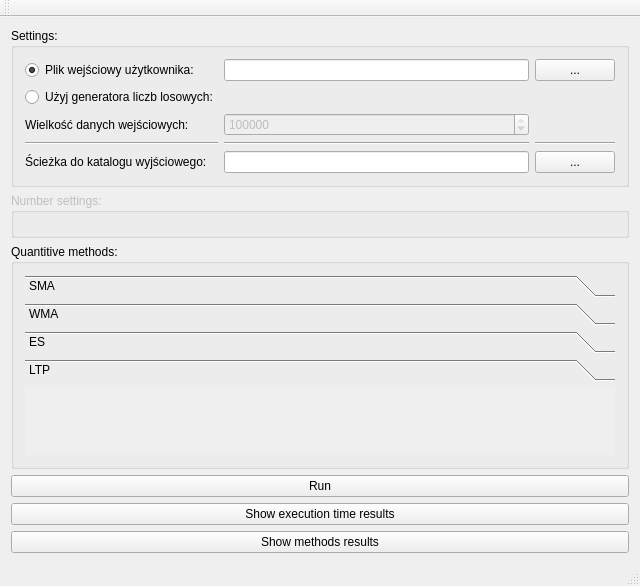
<?xml version="1.0" encoding="UTF-8"?>
<ui version="4.0">
 <class>MainWindow</class>
 <widget class="QMainWindow" name="MainWindow">
  <property name="geometry">
   <rect>
    <x>0</x>
    <y>0</y>
    <width>640</width>
    <height>516</height>
   </rect>
  </property>
  <property name="windowTitle">
   <string>Praca dyplomowa: Mykhailo Butkevych</string>
  </property>
  <widget class="QWidget" name="centralWidget">
   <layout class="QVBoxLayout" name="verticalLayout">
    <item>
     <widget class="QGroupBox" name="genSettings_GrBox">
      <property name="sizePolicy">
       <sizepolicy hsizetype="Preferred" vsizetype="Fixed">
        <horstretch>0</horstretch>
        <verstretch>40</verstretch>
       </sizepolicy>
      </property>
      <property name="title">
       <string>Settings:</string>
      </property>
      <layout class="QGridLayout" name="gridLayout">
       <item row="0" column="0">
        <widget class="QRadioButton" name="customFile_RadBtn">
         <property name="text">
          <string>Plik wejściowy użytkownika:</string>
         </property>
         <property name="checked">
          <bool>true</bool>
         </property>
        </widget>
       </item>
       <item row="2" column="0">
        <widget class="QLabel" name="label">
         <property name="text">
          <string>Wielkość danych wejściowych:</string>
         </property>
        </widget>
       </item>
       <item row="4" column="4">
        <widget class="QPushButton" name="outputFilePath_Btn">
         <property name="enabled">
          <bool>true</bool>
         </property>
         <property name="text">
          <string>...</string>
         </property>
        </widget>
       </item>
       <item row="0" column="1">
        <widget class="QLineEdit" name="customFilePath_LnEdit"/>
       </item>
       <item row="0" column="4">
        <widget class="QPushButton" name="customFilePath_Btn">
         <property name="text">
          <string>...</string>
         </property>
        </widget>
       </item>
       <item row="2" column="1">
        <widget class="QSpinBox" name="genInputSize_SpBox">
         <property name="enabled">
          <bool>false</bool>
         </property>
         <property name="maximum">
          <number>1000000</number>
         </property>
         <property name="value">
          <number>100000</number>
         </property>
        </widget>
       </item>
       <item row="4" column="0">
        <widget class="QLabel" name="label_2">
         <property name="text">
          <string>Ścieżka do katalogu wyjściowego:</string>
         </property>
        </widget>
       </item>
       <item row="1" column="0">
        <widget class="QRadioButton" name="randomGenerator_RadBtn">
         <property name="text">
          <string>Użyj generatora liczb losowych:</string>
         </property>
        </widget>
       </item>
       <item row="4" column="1">
        <widget class="QLineEdit" name="outputFilePath_LnEdit">
         <property name="enabled">
          <bool>true</bool>
         </property>
        </widget>
       </item>
       <item row="3" column="0">
        <widget class="Line" name="line">
         <property name="orientation">
          <enum>Qt::Horizontal</enum>
         </property>
        </widget>
       </item>
       <item row="3" column="1">
        <widget class="Line" name="line_2">
         <property name="orientation">
          <enum>Qt::Horizontal</enum>
         </property>
        </widget>
       </item>
       <item row="3" column="4">
        <widget class="Line" name="line_3">
         <property name="orientation">
          <enum>Qt::Horizontal</enum>
         </property>
        </widget>
       </item>
      </layout>
     </widget>
    </item>
    <item>
     <widget class="QGroupBox" name="numberSettings_GrBox">
      <property name="enabled">
       <bool>false</bool>
      </property>
      <property name="title">
       <string>Number settings:</string>
      </property>
      <layout class="QVBoxLayout" name="verticalLayout_3">
       <item>
        <widget class="QNumberSettingsWidget" name="numberSettings_Wdgt" native="true"/>
       </item>
      </layout>
     </widget>
    </item>
    <item>
     <widget class="QGroupBox" name="quantitiveMethods_GrBox">
      <property name="sizePolicy">
       <sizepolicy hsizetype="Preferred" vsizetype="Preferred">
        <horstretch>0</horstretch>
        <verstretch>60</verstretch>
       </sizepolicy>
      </property>
      <property name="title">
       <string>Quantitive methods:</string>
      </property>
      <layout class="QVBoxLayout" name="verticalLayout_2">
       <item>
        <widget class="QToolBox" name="toolBox">
         <property name="currentIndex">
          <number>3</number>
         </property>
         <widget class="QSMASettingsWidget" name="PageSMA">
          <property name="geometry">
           <rect>
            <x>0</x>
            <y>0</y>
            <width>602</width>
            <height>21</height>
           </rect>
          </property>
          <attribute name="label">
           <string>SMA</string>
          </attribute>
         </widget>
         <widget class="QWMASettingsWidget" name="PageWMA">
          <property name="geometry">
           <rect>
            <x>0</x>
            <y>0</y>
            <width>602</width>
            <height>21</height>
           </rect>
          </property>
          <attribute name="label">
           <string>WMA</string>
          </attribute>
         </widget>
         <widget class="QESSettingsWidget" name="PageES">
          <property name="geometry">
           <rect>
            <x>0</x>
            <y>0</y>
            <width>602</width>
            <height>21</height>
           </rect>
          </property>
          <attribute name="label">
           <string>ES</string>
          </attribute>
         </widget>
         <widget class="QLTPSettingsWidget" name="PageLTP">
          <property name="geometry">
           <rect>
            <x>0</x>
            <y>0</y>
            <width>602</width>
            <height>20</height>
           </rect>
          </property>
          <attribute name="label">
           <string>LTP</string>
          </attribute>
         </widget>
        </widget>
       </item>
      </layout>
     </widget>
    </item>
    <item>
     <widget class="QPushButton" name="run_Btn">
      <property name="text">
       <string>Run</string>
      </property>
     </widget>
    </item>
    <item>
     <widget class="QPushButton" name="execTimeResults_PushBtn">
      <property name="text">
       <string>Show execution time results</string>
      </property>
     </widget>
    </item>
    <item>
     <widget class="QPushButton" name="methodsResut_PushBtn">
      <property name="text">
       <string>Show methods results</string>
      </property>
     </widget>
    </item>
   </layout>
  </widget>
  <widget class="QMenuBar" name="menuBar">
   <property name="geometry">
    <rect>
     <x>0</x>
     <y>0</y>
     <width>640</width>
     <height>21</height>
    </rect>
   </property>
  </widget>
  <widget class="QToolBar" name="mainToolBar">
   <attribute name="toolBarArea">
    <enum>TopToolBarArea</enum>
   </attribute>
   <attribute name="toolBarBreak">
    <bool>false</bool>
   </attribute>
  </widget>
  <widget class="QStatusBar" name="statusBar"/>
 </widget>
 <layoutdefault spacing="6" margin="11"/>
 <customwidgets>
  <customwidget>
   <class>QSMASettingsWidget</class>
   <extends>QWidget</extends>
   <header location="global">qsmasettingswidget.h</header>
   <container>1</container>
  </customwidget>
  <customwidget>
   <class>QWMASettingsWidget</class>
   <extends>QWidget</extends>
   <header location="global">qwmasettingswidget.h</header>
   <container>1</container>
  </customwidget>
  <customwidget>
   <class>QESSettingsWidget</class>
   <extends>QWidget</extends>
   <header location="global">qessettingswidget.h</header>
   <container>1</container>
  </customwidget>
  <customwidget>
   <class>QLTPSettingsWidget</class>
   <extends>QWidget</extends>
   <header location="global">qltpsettingswidget.h</header>
   <container>1</container>
  </customwidget>
  <customwidget>
   <class>QNumberSettingsWidget</class>
   <extends>QWidget</extends>
   <header location="global">qnumbersettingswidget.h</header>
   <container>1</container>
  </customwidget>
 </customwidgets>
 <resources/>
 <connections/>
</ui>
